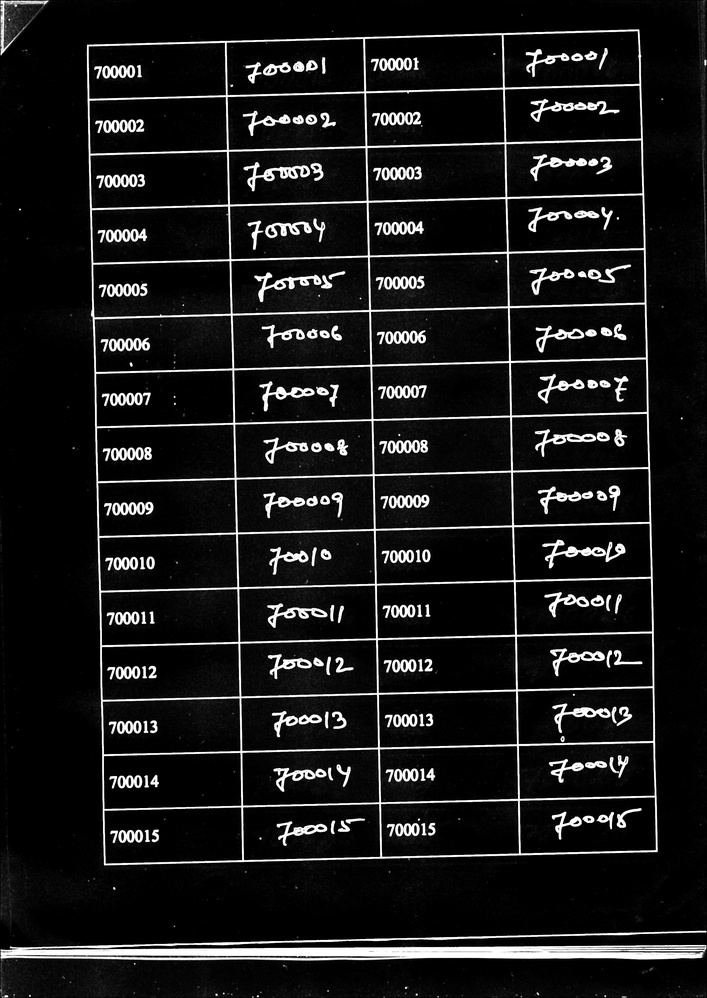
#> input picture Basics/Mean_Var_SD/Varence_Image_1.jpg, 707 x 998 px, shrunk from 2470 x 3489 before the run, found by its file name
$ python hi.py
#> lines starting #> are read from the running program, lines starting #| are printed output that depends on the picture
import numpy as np
import cv2

img1 = cv2.imread('Varence_Image_1.jpg')
#> img1 is the input picture: shape (998, 707, 3); min 0, max 255, mean 25.2

img0 = cv2.imread('SD_Image_1.jpg')
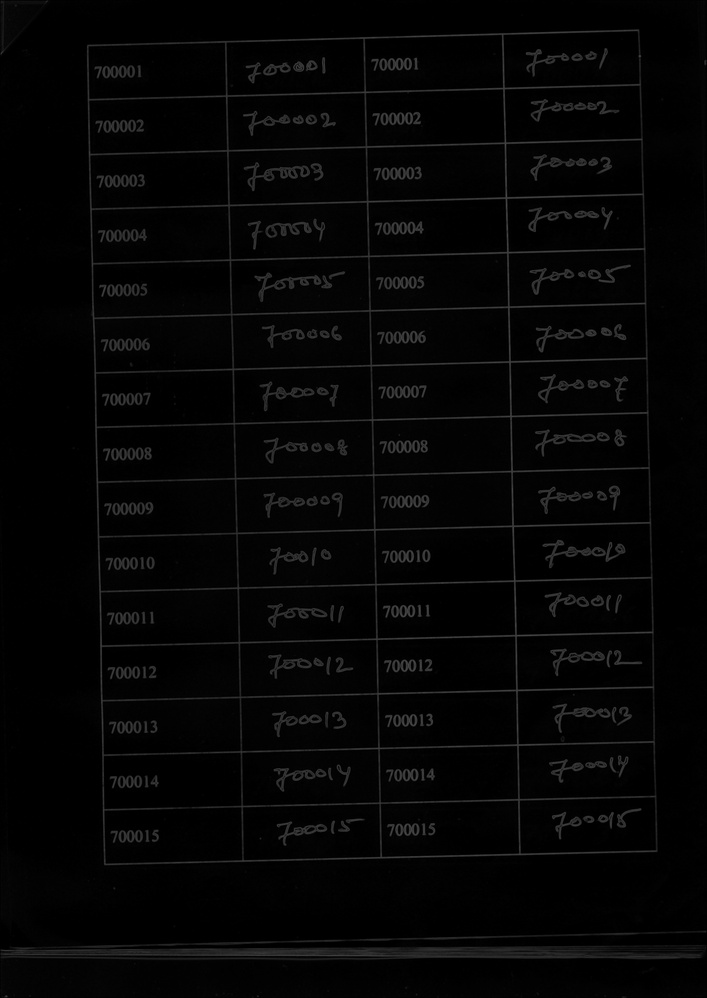
#> input picture Basics/Mean_Var_SD/SD_Image_1.jpg, 707 x 998 px, shrunk from 2470 x 3489 before the run, found by its file name
#> img0 is the input picture: shape (998, 707, 3); min 0, max 77, mean 5

img2 = cv2.imread('Gray Image.jpg')
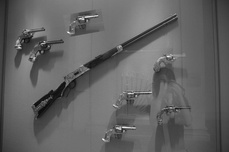
#> input picture Gray Image.jpg, 229 x 152 px, shrunk from 800 x 532 before the run
#> img2 is the input picture: shape (152, 229, 3); min 7, max 250, mean 98.8

img3 = 255 - img1
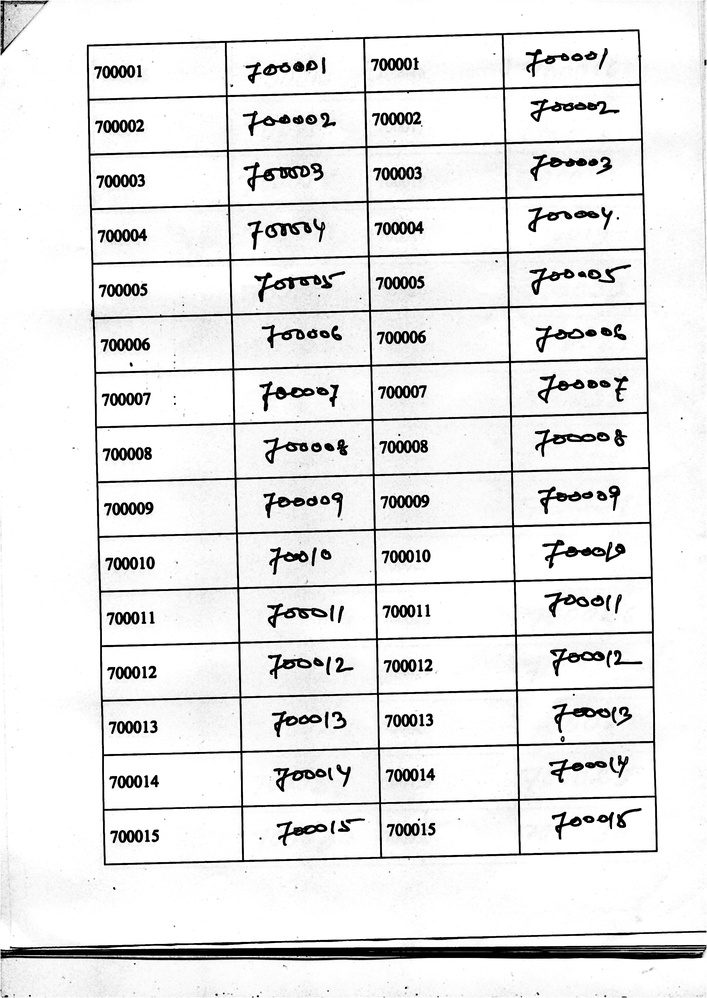
#> img3: shape (998, 707, 3); min 0, max 255, mean 229.8

img0 = 255 - img0
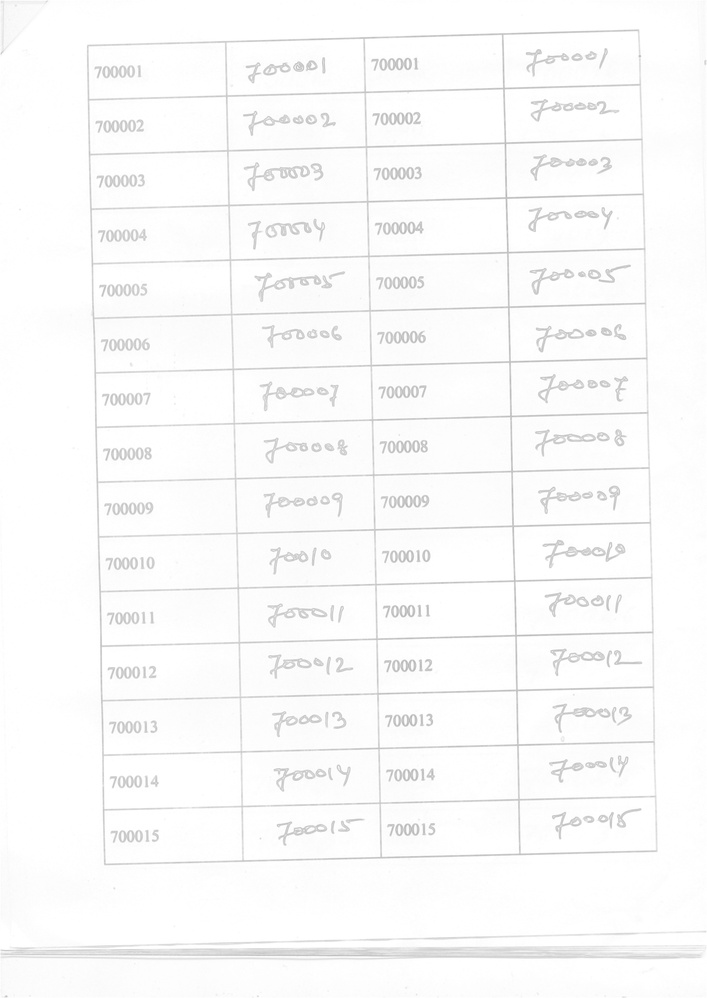
#> img0: shape (998, 707, 3); min 178, max 255, mean 250

#> (the run stopped early here; a loop or call above may not have finished)
